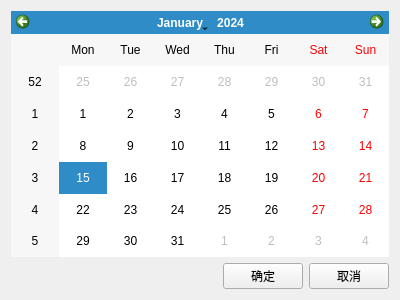
<?xml version="1.0" encoding="UTF-8"?>
<ui version="4.0">
 <class>calendarWidget</class>
 <widget class="QWidget" name="calendarWidget">
  <property name="geometry">
   <rect>
    <x>0</x>
    <y>0</y>
    <width>400</width>
    <height>300</height>
   </rect>
  </property>
  <property name="windowTitle">
   <string>日期</string>
  </property>
  <layout class="QVBoxLayout" name="verticalLayout">
   <item>
    <widget class="QCalendarWidget" name="calendar"/>
   </item>
   <item>
    <layout class="QHBoxLayout" name="horizontalLayout">
     <item>
      <widget class="QLabel" name="labelData">
       <property name="text">
        <string/>
       </property>
      </widget>
     </item>
     <item>
      <spacer name="horizontalSpacer">
       <property name="orientation">
        <enum>Qt::Horizontal</enum>
       </property>
       <property name="sizeHint" stdset="0">
        <size>
         <width>40</width>
         <height>20</height>
        </size>
       </property>
      </spacer>
     </item>
     <item>
      <widget class="QPushButton" name="btnOK">
       <property name="text">
        <string>确定</string>
       </property>
      </widget>
     </item>
     <item>
      <widget class="QPushButton" name="btnCancel">
       <property name="text">
        <string>取消</string>
       </property>
      </widget>
     </item>
    </layout>
   </item>
  </layout>
 </widget>
 <resources/>
 <connections/>
</ui>
